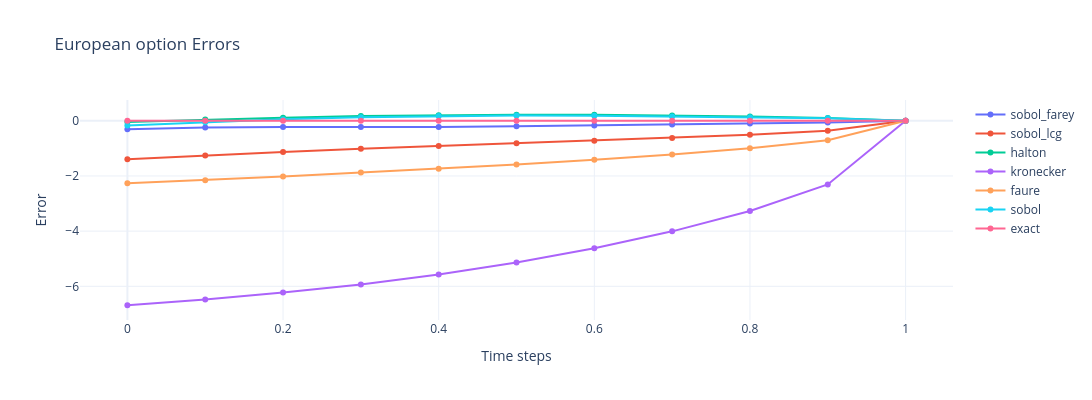

Here is the notebook cell this chart was saved with:
### Code cell
fig_error_european_option = plot_option(error_european_option, 'European option Errors', 'Error', width=1200, height=400)
fig_error_up_and_out_option = plot_option(error_up_and_out_option, 'Up-and-out option Errors', 'Error', width=1200, height=400)
fig_error_lookback_option = plot_option(error_lookback_option, 'Lookback option Errors', 'Error', width=1200, height=400)

fig_error_european_option.show()
fig_error_up_and_out_option.show()
fig_error_lookback_option.show()

### Figure 1 — Plotly figure (JSON) as saved in the notebook; plotly's stock layout.template omitted (floating-point values rounded to 4 significant figures)
{"data": [{"mode": "lines+markers", "name": "sobol_farey", "type": "scatter", "x": [0, 0.1, 0.2, 0.3, 0.4, 0.5, 0.6, 0.7, 0.8, 0.9, 1], "y": [-0.3062, -0.2462, -0.2229, -0.2278, -0.2274, -0.2008, -0.1686, -0.1341, -0.09906, -0.06128, -7.105e-15]}, {"mode": "lines+markers", "name": "sobol_lcg", "type": "scatter", "x": [0, 0.1, 0.2, 0.3, 0.4, 0.5, 0.6, 0.7, 0.8, 0.9, 1], "y": [-1.394, -1.258, -1.13, -1.014, -0.9111, -0.8126, -0.7206, -0.6252, -0.5087, -0.3577, -7.105e-15]}, {"mode": "lines+markers", "name": "halton", "type": "scatter", "x": [0, 0.1, 0.2, 0.3, 0.4, 0.5, 0.6, 0.7, 0.8, 0.9, 1], "y": [-0.04304, 0.04506, 0.1144, 0.1698, 0.1999, 0.2188, 0.216, 0.1922, 0.154, 0.1055, -7.105e-15]}, {"mode": "lines+markers", "name": "kronecker", "type": "scatter", "x": [0, 0.1, 0.2, 0.3, 0.4, 0.5, 0.6, 0.7, 0.8, 0.9, 1], "y": [-6.686, -6.478, -6.228, -5.931, -5.573, -5.137, -4.62, -4.007, -3.268, -2.306, -7.105e-15]}, {"mode": "lines+markers", "name": "faure", "type": "scatter", "x": [0, 0.1, 0.2, 0.3, 0.4, 0.5, 0.6, 0.7, 0.8, 0.9, 1], "y": [-2.264, -2.151, -2.019, -1.876, -1.735, -1.586, -1.412, -1.219, -0.9969, -0.7067, -7.105e-15]}, {"mode": "lines+markers", "name": "sobol", "type": "scatter", "x": [0, 0.1, 0.2, 0.3, 0.4, 0.5, 0.6, 0.7, 0.8, 0.9, 1], "y": [-0.1683, -0.05294, 0.05373, 0.1311, 0.1706, 0.1891, 0.1789, 0.1573, 0.1303, 0.09314, -7.105e-15]}, {"mode": "lines+markers", "name": "exact", "type": "scatter", "x": [0, 0.1, 0.2, 0.3, 0.4, 0.5, 0.6, 0.7, 0.8, 0.9, 1], "y": [0, 0, 0, 0, 0, 0, 0, 0, 0, 0, 0]}], "layout": {"height": 400, "title": {"text": "European option Errors"}, "width": 1200, "xaxis": {"autorange": true, "range": [-0.06035, 1.06], "title": {"text": "Time steps"}, "type": "linear"}, "yaxis": {"autorange": true, "range": [-7.22, 0.7534], "title": {"text": "Error"}, "type": "linear"}}}
